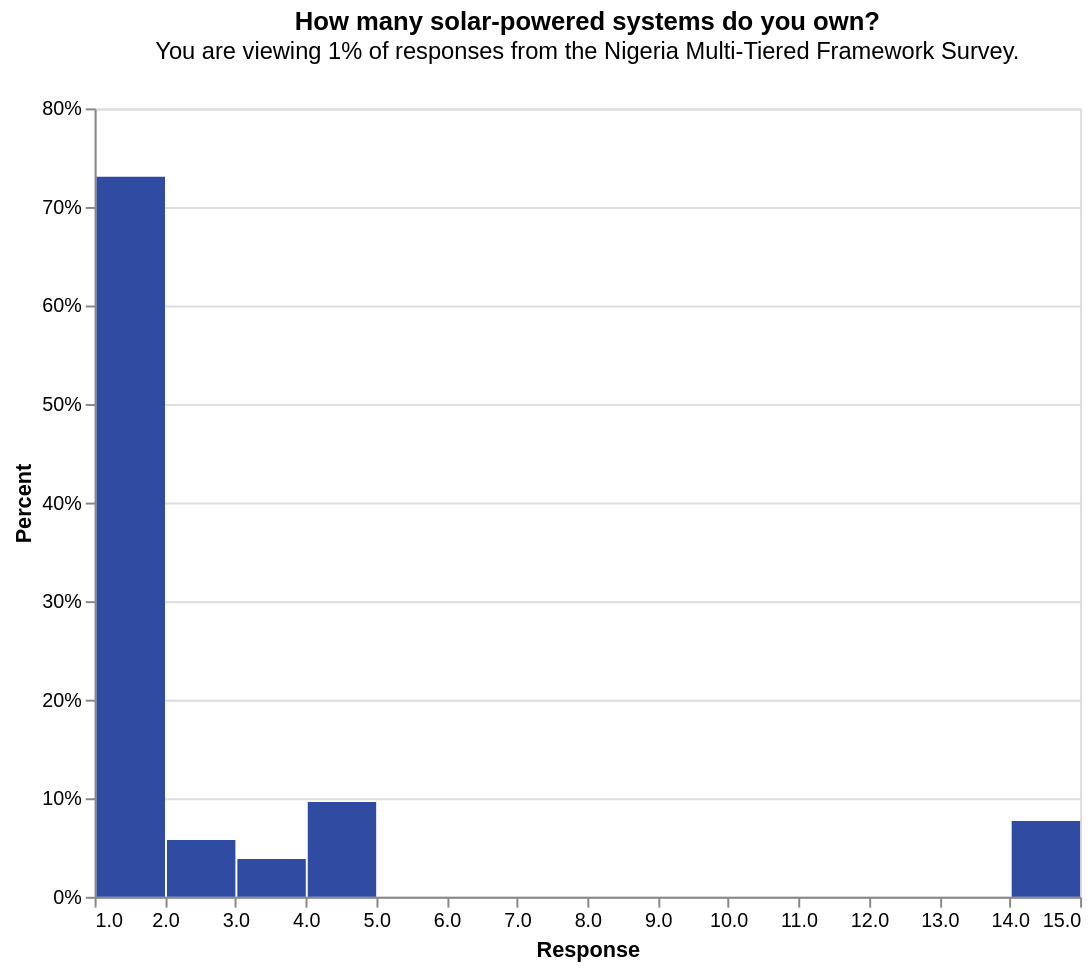

This figure's Vega-Lite source:
### Vega-Lite specification from a JSON file in a GitHub repository (floating-point values rounded to 4 significant figures)
{"config": {"view": {"continuousWidth": 400, "continuousHeight": 300}}, "data": {"name": "data-a47d9d36c0bc3ea5332013948f742729"}, "mark": {"type": "bar", "color": "#304ca2"}, "encoding": {"tooltip": [{"type": "nominal", "field": "b_b_9", "title": "Response (Binned)"}, {"type": "quantitative", "aggregate": "sum", "field": "pct", "format": ".2%", "title": "Percentage"}], "x": {"type": "quantitative", "axis": {"title": "Response"}, "bin": {"extent": [1, 15], "step": 1}, "field": "sum_solar", "scale": {"clamp": true, "domain": [1, 15]}}, "y": {"type": "quantitative", "aggregate": "sum", "axis": {"format": "%"}, "field": "pct", "title": "Percent"}}, "height": 400, "selection": {"selector003": {"type": "single", "fields": ["locality"], "bind": {"input": "select", "options": [null, 0, 1], "labels": ["National", "Urban", "Rural"], "name": "Locality Breakdown  "}}, "selector004": {"type": "single", "fields": ["elc_aggr_tier"], "bind": {"input": "select", "options": [null, "Tier 0", "Tier 1", "Tier 2", "Tier 3", "Tier 4", "Tier 5"], "labels": ["All Tiers", "Tier 0", "Tier 1", "Tier 2", "Tier 3", "Tier 4", "Tier 5"], "name": "Tiers  "}}}, "title": {"text": ["How many solar-powered systems do you own?"], "subtitle": ["You are viewing 1% of responses from the Nigeria Multi-Tiered Framework Survey.", " "], "color": "black", "subtitleColor": "black"}, "transform": [{"joinaggregate": [{"op": "count", "field": "*", "as": "total"}]}, {"calculate": "1 / datum.total", "as": "pct"}, {"bin": {"maxbins": 20}, "field": "m", "as": "mbin"}, {"filter": {"selection": "selector003"}}, {"filter": {"selection": "selector004"}}], "width": 500, "$schema": "https://vega.github.io/schema/vega-lite/v4.8.1.json", "datasets": {"data-a47d9d36c0bc3ea5332013948f742729": [{"elc_aggr_tier": "Tier 1", "sum_solar": 1, "locality": 0}, {"elc_aggr_tier": "Tier 1", "sum_solar": 1, "locality": 1}, {"elc_aggr_tier": "Tier 3", "sum_solar": 1, "locality": 0}, {"elc_aggr_tier": "Tier 3", "sum_solar": 1, "locality": 1}, {"elc_aggr_tier": "Tier 3", "sum_solar": 1, "locality": 1}, {"elc_aggr_tier": "Tier 3", "sum_solar": 3, "locality": 1}, {"elc_aggr_tier": "Tier 3", "sum_solar": 3, "locality": 1}, {"elc_aggr_tier": "Tier 2", "sum_solar": 1, "locality": 1}, {"elc_aggr_tier": "Tier 3", "sum_solar": 2, "locality": 1}, {"elc_aggr_tier": "Tier 1", "sum_solar": 1, "locality": 1}, {"elc_aggr_tier": "Tier 2", "sum_solar": 15, "locality": 1}, {"elc_aggr_tier": "Tier 2", "sum_solar": 15, "locality": 1}, {"elc_aggr_tier": "Tier 2", "sum_solar": 15, "locality": 1}, {"elc_aggr_tier": "Tier 2", "sum_solar": 15, "locality": 1}, {"elc_aggr_tier": "Tier 2", "sum_solar": 1, "locality": 1}, {"elc_aggr_tier": "Tier 3", "sum_solar": 1, "locality": 0}, {"elc_aggr_tier": "Tier 2", "sum_solar": 1, "locality": 1}, {"elc_aggr_tier": "Tier 3", "sum_solar": 1, "locality": 1}, {"elc_aggr_tier": "Tier 3", "sum_solar": 1, "locality": 1}, {"elc_aggr_tier": "Tier 2", "sum_solar": 1, "locality": 1}, {"elc_aggr_tier": "Tier 2", "sum_solar": 1, "locality": 1}, {"elc_aggr_tier": "Tier 0", "sum_solar": 1, "locality": 1}, {"elc_aggr_tier": "Tier 2", "sum_solar": 1, "locality": 1}, {"elc_aggr_tier": "Tier 3", "sum_solar": 4, "locality": 1}, {"elc_aggr_tier": "Tier 3", "sum_solar": 4, "locality": 1}, {"elc_aggr_tier": "Tier 3", "sum_solar": 4, "locality": 1}, {"elc_aggr_tier": "Tier 3", "sum_solar": 4, "locality": 1}, {"elc_aggr_tier": "Tier 3", "sum_solar": 4, "locality": 1}, {"elc_aggr_tier": "Tier 3", "sum_solar": 1, "locality": 1}, {"elc_aggr_tier": "Tier 3", "sum_solar": 1, "locality": 1}, {"elc_aggr_tier": "Tier 1", "sum_solar": 1, "locality": 0}, {"elc_aggr_tier": "Tier 1", "sum_solar": 1, "locality": 1}, {"elc_aggr_tier": "Tier 1", "sum_solar": 1, "locality": 1}, {"elc_aggr_tier": "Tier 1", "sum_solar": 1, "locality": 1}, {"elc_aggr_tier": "Tier 1", "sum_solar": 1, "locality": 1}, {"elc_aggr_tier": "Tier 1", "sum_solar": 1, "locality": 1}, {"elc_aggr_tier": "Tier 1", "sum_solar": 1, "locality": 1}, {"elc_aggr_tier": "Tier 1", "sum_solar": 1, "locality": 0}, {"elc_aggr_tier": "Tier 3", "sum_solar": 1, "locality": 1}, {"elc_aggr_tier": "Tier 1", "sum_solar": 1, "locality": 1}, {"elc_aggr_tier": "Tier 2", "sum_solar": 1, "locality": 1}, {"elc_aggr_tier": "Tier 3", "sum_solar": 1, "locality": 1}, {"elc_aggr_tier": "Tier 2", "sum_solar": 1, "locality": 1}, {"elc_aggr_tier": "Tier 3", "sum_solar": 1, "locality": 1}, {"elc_aggr_tier": "Tier 3", "sum_solar": 1, "locality": 1}, {"elc_aggr_tier": "Tier 3", "sum_solar": 1, "locality": 0}, {"elc_aggr_tier": "Tier 3", "sum_solar": 1, "locality": 0}, {"elc_aggr_tier": "Tier 2", "sum_solar": 1, "locality": 0}, {"elc_aggr_tier": "Tier 3", "sum_solar": 1, "locality": 0}, {"elc_aggr_tier": "Tier 1", "sum_solar": 2, "locality": 0}, {"elc_aggr_tier": "Tier 1", "sum_solar": 2, "locality": 0}, {"elc_aggr_tier": "Tier 5", "sum_solar": 1, "locality": 0}]}}
